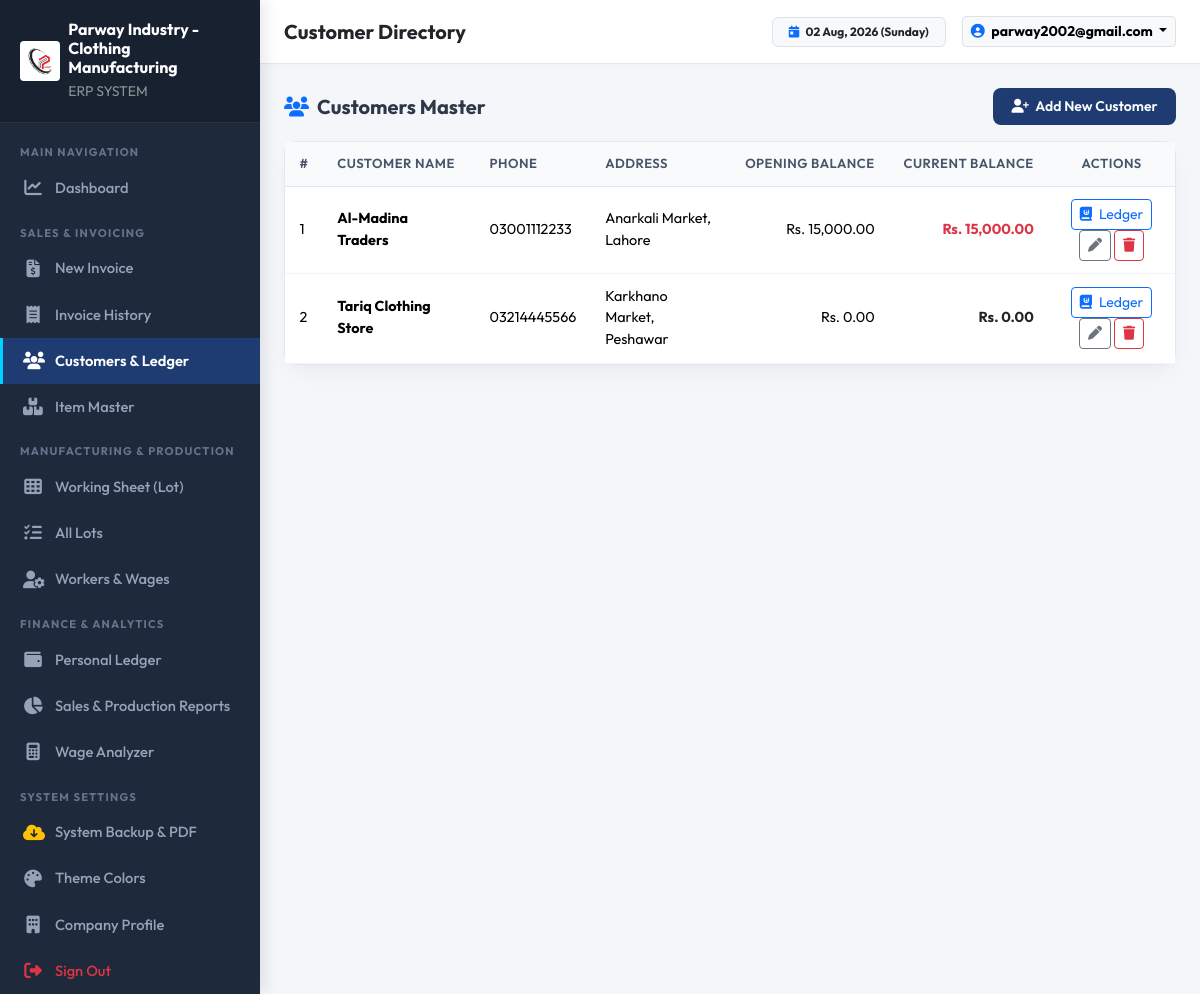
/modules/customers/list.php (signed in), run on the app's committed database.
### tables this page shows
CREATE TABLE IF NOT EXISTS `settings` (
  `id` INT AUTO_INCREMENT PRIMARY KEY,
  `company_name` VARCHAR(150) NOT NULL DEFAULT 'Parway Industry',
  `logo` VARCHAR(255) DEFAULT '',
  `theme_primary_color` VARCHAR(20) DEFAULT '#2b5876',
  `theme_secondary_color` VARCHAR(20) DEFAULT '#4e4376',
  `address` TEXT,
  `phone` VARCHAR(50) DEFAULT '+92 300 1234567'
);

CREATE TABLE IF NOT EXISTS `customers` (
  `id` INT AUTO_INCREMENT PRIMARY KEY,
  `name` VARCHAR(100) NOT NULL,
  `phone` VARCHAR(30) DEFAULT '',
  `address` TEXT,
  `opening_balance` DECIMAL(12,2) DEFAULT 0.00,
  `created_at` DATETIME DEFAULT CURRENT_TIMESTAMP
);

### config/db.php (called while the page is built, shortened)
<?php
class Database {
    private static $instance = null;
    public static function getInstance() {
        if (self::$instance === null) {
            self::$instance = new Database();
        }
        return self::$instance->pdo;
    }
}
$pdo = Database::getInstance();
$settings = [
    'company_name' => 'Parway Industry',
    'theme_primary_color' => '#1e3c72',
    'theme_secondary_color' => '#2a5298',
    'sidebar_bg_color' => '#1e293b',
    'address' => 'Industrial Area, Faisalabad, Pakistan',
    'phone' => '+92 300 0000000',
    'email' => 'parway2002@gmail.com',
    'logo' => 'assets/uploads/logo/logo.png',
    'currency_symbol' => 'Rs.',
    'invoice_title' => 'SALES INVOICE',
    'invoice_footer_note' => 'Goods once sold are non-refundable. Thank you for your business!',
    'default_work_types' => 'Stitching, Cutting, Overlock, Packing, Pressing, Embroidery, Thread Cutting'
];
try {
    $stmt = $pdo->query("SELECT * FROM settings WHERE id = 1 LIMIT 1");
    $row = $stmt->fetch();
    if ($row) {
        $settings = array_merge($settings, array_filter($row, function($val) { return $val !== null && $val !== ''; }));
    }
} catch (Exception $e) {
}
function base_url($path = '') {
    $protocol = isset($_SERVER['HTTPS']) && $_SERVER['HTTPS'] === 'on' ? "https" : "http";
    $host = $_SERVER['HTTP_HOST'] ?? 'localhost';
    $doc_root = str_replace('\\', '/', $_SERVER['DOCUMENT_ROOT'] ?? '');
    $app_dir = str_replace('\\', '/', dirname(__DIR__));
    $relative = str_replace($doc_root, '', $app_dir);
    return rtrim($protocol . "://" . $host . $relative, '/') . '/' . ltrim($path, '/');
}
function format_rs($amount) {
    global $settings;
    $symbol = !empty($settings['currency_symbol']) ? $settings['currency_symbol'] : 'Rs.';
    return $symbol . ' ' . number_format((float)$amount, 2);
}
function recalculate_customer_balance($customer_id, $pdo = null) {
    $stmt = $pdo->prepare("SELECT opening_balance FROM customers WHERE id = ?");
    $stmt->execute([$customer_id]);
    $customer = $stmt->fetch();
    $running_balance = (float)($customer['opening_balance'] ?? 0);
    $stmt_entries = $pdo->prepare("SELECT id, type, amount FROM customer_ledger WHERE customer_id = ? ORDER BY date ASC, id ASC");
    $stmt_entries->execute([$customer_id]);
    $entries = $stmt_entries->fetchAll();
    return $running_balance;
}

### modules/customers/list.php (the view, shortened to what this page needs)
<?php
require_once __DIR__ . '/../../config/db.php';
require_once __DIR__ . '/../../includes/header.php';
$customers = $pdo->query("SELECT * FROM customers ORDER BY name ASC")->fetchAll();
?>
<div class="d-flex justify-content-between align-items-center mb-3">
  <h5 class="fw-bold m-0"><i class="fa-solid fa-users text-primary me-2"></i>Customers Master</h5>
  <a href="<?= base_url('modules/customers/add_edit.php') ?>" class="btn btn-primary-custom btn-sm">
    <i class="fa-solid fa-user-plus me-1"></i> Add New Customer
  </a>
</div>
<div class="card-custom">
  <div class="card-custom-body p-0">
    <div class="table-responsive">
      <table class="table table-custom mb-0">
        <thead>
          <tr>
            <th>#</th>
            <th>Customer Name</th>
            <th>Phone</th>
            <th>Address</th>
            <th class="text-end">Opening Balance</th>
            <th class="text-end">Current Balance</th>
            <th class="text-center">Actions</th>
          </tr>
        </thead>
        <tbody>
          <?php if (empty($customers)): ?>
            <tr><td colspan="7" class="text-center text-muted py-4">No customers registered yet.</td></tr>
          <?php else: ?>
            <?php foreach ($customers as $index => $c):
              $balance = recalculate_customer_balance($c['id'], $pdo);
            ?>
              <tr>
                <td><?= $index + 1 ?></td>
                <td><strong><?= htmlspecialchars($c['name']) ?></strong></td>
                <td><?= htmlspecialchars($c['phone'] ?: '-') ?></td>
                <td><?= htmlspecialchars($c['address'] ?: '-') ?></td>
                <td class="text-end"><?= format_rs($c['opening_balance']) ?></td>
                <td class="text-end fw-bold <?= $balance > 0 ? 'text-danger' : ($balance < 0 ? 'text-success' : 'text-dark') ?>">
                  <?= format_rs($balance) ?>
                </td>
                <td class="text-center">
                  <a href="<?= base_url('modules/customers/ledger.php?id=' . $c['id']) ?>" class="btn btn-sm btn-outline-primary py-1 px-2" title="View Ledger">
                    <i class="fa-solid fa-book-journal-whills me-1"></i> Ledger
                  </a>
                  <a href="<?= base_url('modules/customers/add_edit.php?id=' . $c['id']) ?>" class="btn btn-sm btn-outline-secondary py-1 px-2" title="Edit">
                    <i class="fa-solid fa-pen"></i>
                  </a>
                  <a href="<?= base_url('modules/customers/list.php?delete=' . $c['id']) ?>" class="btn btn-sm btn-outline-danger py-1 px-2" onclick="return confirm('Are you sure you want to delete this customer?');" title="Delete">
                    <i class="fa-solid fa-trash"></i>
                  </a>
                </td>
              </tr>
            <?php endforeach; ?>
          <?php endif; ?>
        </tbody>
      </table>
    </div>
  </div>
</div>
<?php require_once __DIR__ . '/../../includes/footer.php'; ?>

### includes/sidebar.php
<?php
$current_uri = $_SERVER['REQUEST_URI'] ?? '';
function is_active($page, $current_uri) {
    return (strpos($current_uri, $page) !== false) ? 'active' : '';
}
?>
<aside class="app-sidebar">
  <div class="sidebar-header d-flex align-items-center gap-2">
    <?php if (!empty($settings['logo']) && file_exists(__DIR__ . '/../' . $settings['logo'])): ?>
      <img src="<?= base_url($settings['logo']) ?>" alt="Logo" style="max-height: 40px; width: auto; object-fit: contain; background: #fff; padding: 2px; border-radius: 4px;">
    <?php else: ?>
      <i class="fa-solid fa-shirt brand-icon text-white fs-4"></i>
    <?php endif; ?>
    <div class="brand-text">
      <h6 class="m-0 fw-bold text-white"><?= htmlspecialchars($settings['company_name'] ?? 'PARWAY') ?></h6>
      <small class="text-white-50 uppercase fs-7">ERP SYSTEM</small>
    </div>
  </div>
  <div class="sidebar-menu">
    <div class="menu-label">Main Navigation</div>
    <ul class="list-unstyled m-0 p-0">
      <li>
        <a href="<?= base_url('modules/dashboard/index.php') ?>" class="<?= is_active('dashboard/index.php', $current_uri) ?>">
          <i class="fa-solid fa-chart-line"></i>
          <span>Dashboard</span>
        </a>
      </li>
    </ul>
    <div class="menu-label">Sales & Invoicing</div>
    <ul class="list-unstyled m-0 p-0">
      <li>
        <a href="<?= base_url('modules/invoice/create.php') ?>" class="<?= is_active('invoice/create.php', $current_uri) ?>">
          <i class="fa-solid fa-file-invoice-dollar"></i>
          <span>New Invoice</span>
        </a>
      </li>
      <li>
        <a href="<?= base_url('modules/invoice/list.php') ?>" class="<?= is_active('invoice/list.php', $current_uri) ?>">
          <i class="fa-solid fa-receipt"></i>
          <span>Invoice History</span>
        </a>
      </li>
      <li>
        <a href="<?= base_url('modules/customers/list.php') ?>" class="<?= is_active('customers/', $current_uri) ?>">
          <i class="fa-solid fa-users"></i>
          <span>Customers & Ledger</span>
        </a>
      </li>
      <li>
        <a href="<?= base_url('modules/items/list.php') ?>" class="<?= is_active('items/list.php', $current_uri) ?>">
          <i class="fa-solid fa-boxes-stacked"></i>
          <span>Item Master</span>
        </a>
      </li>
    </ul>
    <div class="menu-label">Manufacturing & Production</div>
    <ul class="list-unstyled m-0 p-0">
      <li>
        <a href="<?= base_url('modules/working_sheet/lot_entry.php') ?>" class="<?= is_active('lot_entry.php', $current_uri) ?>">
          <i class="fa-solid fa-table-cells"></i>
          <span>Working Sheet (Lot)</span>
        </a>
      </li>
      <li>
        <a href="<?= base_url('modules/working_sheet/lot_list.php') ?>" class="<?= is_active('lot_list.php', $current_uri) ?>">
          <i class="fa-solid fa-list-check"></i>
          <span>All Lots</span>
        </a>
      </li>
      <li>
        <a href="<?= base_url('modules/workers/list.php') ?>" class="<?= is_active('workers/', $current_uri) ?>">
          <i class="fa-solid fa-user-gear"></i>
          <span>Workers & Wages</span>
        </a>
      </li>
    </ul>
    <div class="menu-label">Finance & Analytics</div>
    <ul class="list-unstyled m-0 p-0">
      <li>
        <a href="<?= base_url('modules/personal_ledger/index.php') ?>" class="<?= is_active('personal_ledger/', $current_uri) ?>">
          <i class="fa-solid fa-wallet"></i>
          <span>Personal Ledger</span>
        </a>
      </li>
      <li>
        <a href="<?= base_url('modules/reports/daily.php') ?>" class="<?= is_active('reports/daily.php', $current_uri) ?>">
          <i class="fa-solid fa-chart-pie"></i>
          <span>Sales & Production Reports</span>
        </a>
      </li>
      <li>
        <a href="<?= base_url('modules/reports/wage_analyzer.php') ?>" class="<?= is_active('reports/wage_analyzer.php', $current_uri) ?>">
          <i class="fa-solid fa-calculator"></i>
          <span>Wage Analyzer</span>
        </a>
      </li>
    </ul>
    <div class="menu-label">System Settings</div>
    <ul class="list-unstyled m-0 p-0">
      <li>
        <a href="<?= base_url('modules/settings/backup.php') ?>" class="<?= is_active('settings/backup.php', $current_uri) ?>">
          <i class="fa-solid fa-cloud-arrow-down text-warning"></i>
          <span>System Backup & PDF</span>
        </a>
      </li>
      <li>
        <a href="<?= base_url('modules/settings/theme.php') ?>" class="<?= is_active('settings/theme.php', $current_uri) ?>">
          <i class="fa-solid fa-palette"></i>
          <span>Theme Colors</span>
        </a>
      </li>
      <li>
        <a href="<?= base_url('modules/settings/company_info.php') ?>" class="<?= is_active('settings/company_info.php', $current_uri) ?>">
          <i class="fa-solid fa-building"></i>
          <span>Company Profile</span>
        </a>
      </li>
      <li>
        <a href="<?= base_url('logout.php') ?>" class="text-danger">
          <i class="fa-solid fa-right-from-bracket"></i>
          <span>Sign Out</span>
        </a>
      </li>
    </ul>
  </div>
</aside>

### assets/css/style.css (style rules this page uses)
:root { --primary-color: #1e3c72; --secondary-color: #2a5298; --accent-color: #00d2ff; --sidebar-bg: #1e293b; --sidebar-text: #94a3b8; --sidebar-active-bg: rgba(255, 255, 255, 0.12); --card-shadow: 0 10px 25px -5px rgba(0, 0, 0, 0.05), 0 8px 10px -6px rgba(0, 0, 0, 0.01); }
body { font-family: 'Outfit', -apple-system, BlinkMacSystemFont, "Segoe UI", Roboto, sans-serif; background: #f4f6f9; color: #2d3748; min-height: 100vh; margin: 0; }
.app-sidebar { width: 260px; background: var(--sidebar-bg); color: #fff; flex-shrink: 0; display: flex; flex-direction: column; transition: all 0.3s ease; z-index: 1045; box-shadow: 4px 0 15px rgba(0,0,0,0.1); }
.sidebar-header { padding: 1.25rem 1.25rem; background: rgba(0,0,0,0.2); border-bottom: 1px solid rgba(255,255,255,0.08); }
.sidebar-menu, .sidebar-menu ul, .sidebar-menu li { list-style: none !important; list-style-type: none !important; padding: 0 !important; margin: 0 !important; }
.sidebar-menu { flex: 1; overflow-y: auto; padding-top: 0.5rem !important; }
.sidebar-menu .menu-label { padding: 0.85rem 1.25rem 0.25rem; font-size: 0.7rem; text-transform: uppercase; letter-spacing: 1.2px; color: #64748b; font-weight: 700; }
.sidebar-menu a { display: flex; align-items: center; gap: 0.75rem; padding: 0.75rem 1.25rem; color: var(--sidebar-text); text-decoration: none; font-weight: 500; font-size: 0.92rem; transition: all 0.2s ease; border-left: 3px solid transparent; }
.sidebar-menu a.active { color: #fff; background: var(--primary-color); border-left-color: var(--accent-color); font-weight: 600; }
.sidebar-menu a i { width: 20px; text-align: center; font-size: 1.1rem; }
.card-custom { background: #fff; border: 1px solid #e2e8f0; border-radius: 12px; box-shadow: var(--card-shadow); margin-bottom: 1.5rem; }
.card-custom-body { padding: 1.25rem; }
.table-custom { width: 100%; border-collapse: separate; border-spacing: 0; }
.table-custom th { background: #f8fafc; color: #475569; font-weight: 600; font-size: 0.82rem; text-transform: uppercase; letter-spacing: 0.5px; padding: 0.75rem 0.9rem; border-bottom: 1px solid #e2e8f0; white-space: nowrap; }
.table-custom td { padding: 0.75rem 0.9rem; border-bottom: 1px solid #f1f5f9; vertical-align: middle; font-size: 0.9rem; }
.btn-primary-custom { background: var(--primary-color); color: #fff; border: none; font-weight: 600; padding: 0.5rem 1.15rem; border-radius: 8px; transition: all 0.2s ease; }

### data on the page
settings: company_name "Parway Industry - Clothing Manufacturing"
customers: name "Al-Madina Traders", phone "03001112233", address "Anarkali Market, Lahore", opening_balance "Rs. 15,000.00", format_rs($balance) "Rs. 15,000.00"
customers: name "Tariq Clothing Store", phone "03214445566", address "Karkhano Market, Peshawar", opening_balance "Rs. 0.00", format_rs($balance) "Rs. 0.00"

### other printed values
$page_title "Customer Directory"
$_SESSION['username'] "parway2002@gmail.com"
